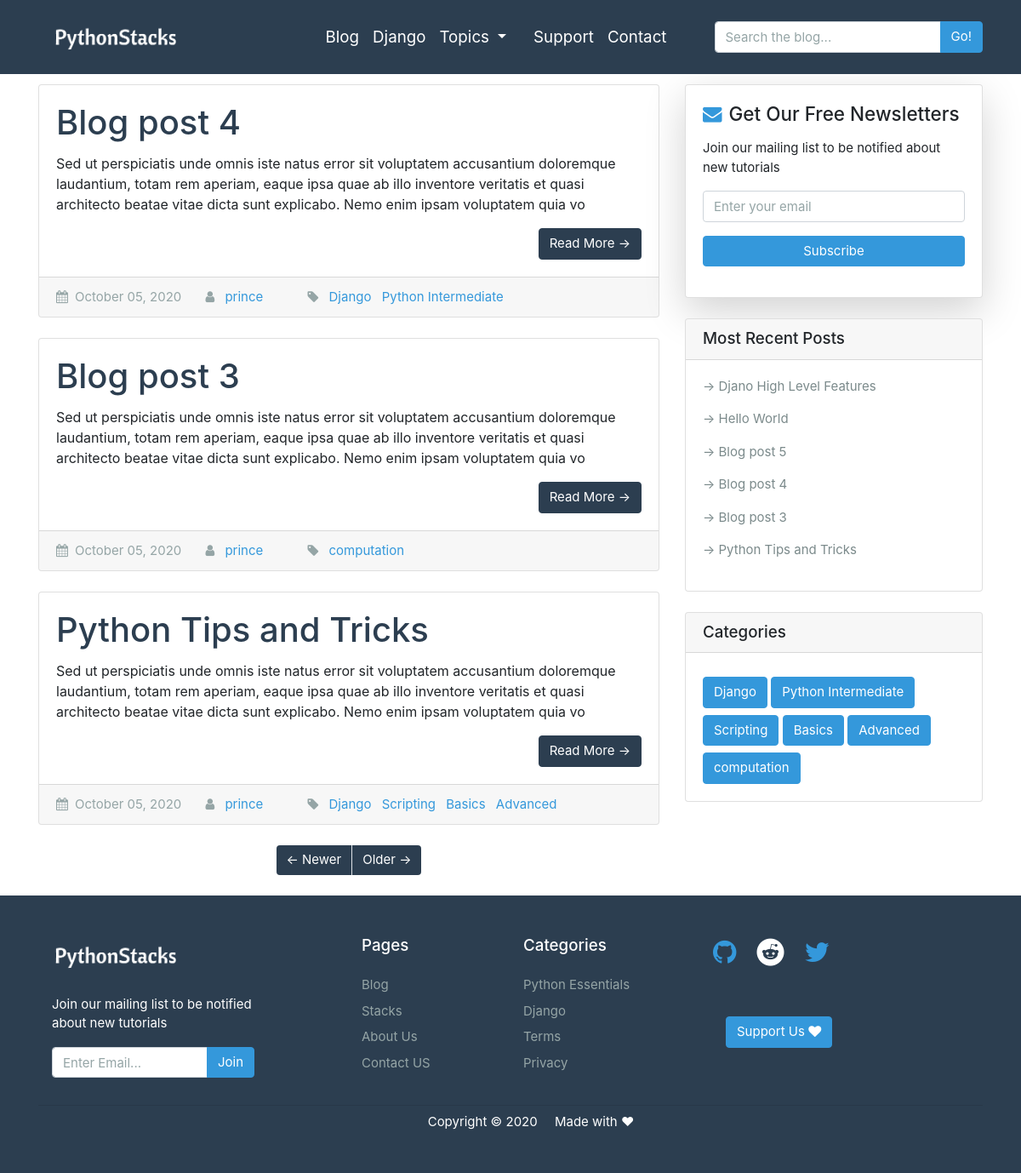
Screenshot of /blog/?page=2 with the database file from the repository.
### blog/models.py (models this page shows, shortened)
class Post(models.Model):
    title = models.CharField(max_length=200)
    author = models.ForeignKey(Author, on_delete=models.CASCADE)
    image = models.ImageField(upload_to='post_images', blank=True)
    slug = models.SlugField(unique=True)
    overview = models.TextField()
    content = RichTextUploadingField()
    pub_date = models.DateTimeField(auto_now_add=True)      # default=timezone.now - from django.utils import tim...
    categories = models.ManyToManyField(Category, blank=False, related_name='posts')
    featured = models.BooleanField(default=False)
    class Meta:
        ordering = ['-pub_date']
    def get_absolute_url(self):
        from django.urls import reverse
        return reverse('blog:detail', args=[str(self.slug)])

class Author(models.Model):
    user = models.OneToOneField(User, on_delete=models.CASCADE)
    def __str__(self):
        return f"{self.user.username}"

class Category(models.Model):
    tag = models.CharField(max_length=50)
    def __str__(self):
        return f'{self.tag}'

### blog/views.py (the view)
# urls.py: path("", views.index, name='index'),
def index(request):
    posts = Post.objects.filter(featured=True)
    paginator = Paginator(posts, 3)
    page = request.GET.get('page')
    try:
        post_list = paginator.page(page)
    except PageNotAnInteger:
        post_list = paginator.page(1)
    except EmptyPage:
        post_list = paginator.page(paginator.num_pages)
    context = {
        'posts': post_list,
        'categories': categories,
        'recent_posts': recent_posts,
    }
    return render(request, 'blog/index.html', context)

### blog/templates/blog/index.html (shortened to what this page needs)
{% extends "blog/base.html" %}
{% load static %}
{% block content %}
  <div class="container">
    <div class="row">
      <div class="col-md-8 mt-4">
      {% for post in posts %}
        <div class="card mb-4">
          <div class="card-body">
            <a href="{% url 'blog:detail' post.slug %}"><h2 class="card-title text-primary">{{ post.title }}</h2></a>
            <p class="card-text" style="font-size: 16px;">{{ post.overview | safe | slice:":250" }}</p>
            <a href="{% url 'blog:detail' post.slug %}" class="btn btn-primary float-right">Read More &rarr;</a>
          </div>
          <div class="card-footer text-muted">
            <i class="fa fa-calendar mr-2"></i>{{ post.pub_date | date:"F d, Y"}}
            <i class="fa fa-user ml-4 mr-2"></i> <a href="{% url 'blog:about' %}">{{ post.author }}</a>
            <i class="fa fa-tag ml-5 mr-2"></i>
            {% for cat in post.categories.all %}
              <a class="mr-2" href="{% url 'blog:category' cat.tag %}">{{cat}}</a>
            {% endfor %}
          </div>
        </div>
      {% endfor %}
        {% if posts.has_other_pages %}
        <ul class="pagination justify-content-center mb-4">
          {% if posts.has_previous %}
          <li class="page-item">
            <a class="page-link bg-primary border-right" href="?page={{ posts.previous_page_number }}">&larr; Newer</a>
          </li>
          {% endif %}
          {% if posts.has_next %}
          <li class="page-item">
            <a class="page-link bg-primary" href="?page={{ posts.next_page_number }}">Older &rarr;</a>
          </li>
          {% endif %}
        </ul>
        {% endif %}
      </div>
      {% include 'blog/sidebar.html'%}
    </div>
  </div>
{% endblock content%}

### blog/templates/blog/sidebar.html (shortened to what this page needs)
<div class="col-md-4">
        <div class="card my-4 shadow-lg">
          <div class="card-body">
            <h4><i class="fa fa-envelope mr-2 text-info"></i>Get Our Free Newsletters</h4>
            <p class="mt-3">Join our mailing list to be notified about new tutorials </p>
            <form method="post" action="{% url 'marketing:subscription' %}">
              <div class="form-group">
                <input type="email" class="form-control" name="email" placeholder="Enter your email">
                <button class="btn btn-info btn-block mt-3" type="submit">Subscribe</button>
              </div>
            </form>
          </div>
        </div>
        <div class="card my-4">
          <h5 class="card-header">Most Recent Posts</h5>
          <div class="card-body">
            {% for recent in recent_posts %}
            <p ><a class="text-dark" href="{% url 'blog:detail' recent.slug %}">&rarr; {{ recent.title }}</a></p>
            {% endfor %}
          </div>
        </div>
        <div class="card my-4">
          <h5 class="card-header">Categories</h5>
          <div class="card-body">
            {% for cat in categories %}
              <a class="btn btn-info mt-2" href="{% url 'blog:category' cat.tag %}">{{ cat }}</a>
            {% endfor %}
          </div>
        </div>
</div>

### blog/templates/blog/base.html (style rules this page uses)
body { padding-top: 75px; font-family: -apple-system, BlinkMacSystemFont, 'Segoe UI', Roboto, Oxygen, Ubuntu, Cantarell, 'Open Sans', 'Helvetica Neue', sans-serif; }
a { color: #3498db; }

### rows the page displays
Post: title "Blog post 4", overview "Sed ut perspiciatis unde omnis iste natus error sit voluptatem accusantium doloremque laudantium, totam rem aperiam, eaque ipsa quae ab illo inventore veritatis et quasi architecto beatae vitae dicta sunt explicabo. Nemo enim ipsam voluptatem quia vo", pub_date "October 05, 2020", author "prince"
Category: tag "Django"
Category: tag "Python Intermediate"
Post: title "Blog post 3", overview "Sed ut perspiciatis unde omnis iste natus error sit voluptatem accusantium doloremque laudantium, totam rem aperiam, eaque ipsa quae ab illo inventore veritatis et quasi architecto beatae vitae dicta sunt explicabo. Nemo enim ipsam voluptatem quia vo", pub_date "October 05, 2020", author "prince"
Category: tag "computation"
Post: title "Python Tips and Tricks", overview "Sed ut perspiciatis unde omnis iste natus error sit voluptatem accusantium doloremque laudantium, totam rem aperiam, eaque ipsa quae ab illo inventore veritatis et quasi architecto beatae vitae dicta sunt explicabo. Nemo enim ipsam voluptatem quia vo", pub_date "October 05, 2020", author "prince"
Category: tag "Scripting"
Category: tag "Basics"
Category: tag "Advanced"
Post: title "Djano High Level Features"
Post: title "Hello World"
Post: title "Blog post 5"
